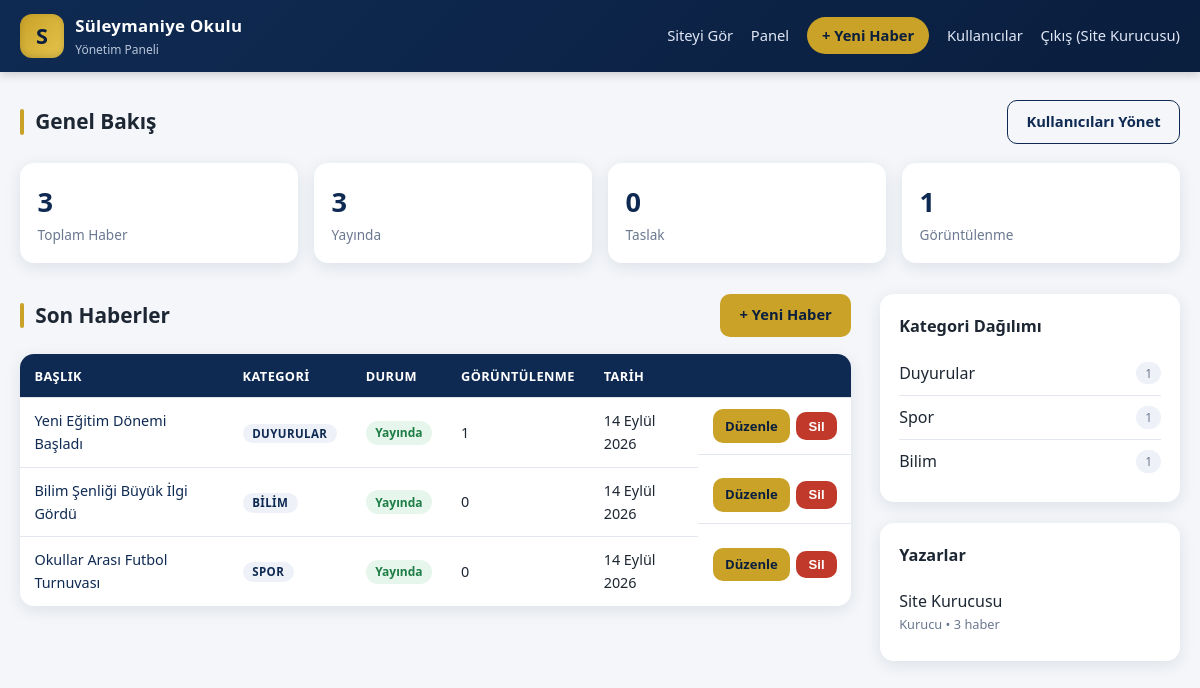
The page /admin (signed in) on the database its author committed.
### tables this page shows
CREATE TABLE articles (
                id INTEGER PRIMARY KEY AUTOINCREMENT,
                title TEXT NOT NULL,
                category TEXT DEFAULT 'duyurular',
                summary TEXT DEFAULT '',
                content TEXT NOT NULL,
                image TEXT DEFAULT '',
                author_id INTEGER NOT NULL,
                author_name TEXT DEFAULT '',
                views INTEGER NOT NULL DEFAULT 0,
                status TEXT NOT NULL DEFAULT 'published',
                created_at TEXT NOT NULL,
                updated_at TEXT NOT NULL
            );

CREATE TABLE users (
                id INTEGER PRIMARY KEY AUTOINCREMENT,
                username TEXT NOT NULL UNIQUE,
                password_hash TEXT NOT NULL,
                role TEXT NOT NULL DEFAULT 'yetkili',
                full_name TEXT DEFAULT '',
                created_at TEXT NOT NULL
            );

### app.py (the view)
@app.route("/admin")
@login_required
def admin_dashboard():
    user = current_user()
    with _lock:
        conn = _conn()
        total = conn.execute("SELECT COUNT(*) AS c FROM articles").fetchone()["c"]
        published = conn.execute("SELECT COUNT(*) AS c FROM articles WHERE status = 'published'").fetchone()["c"]
        drafts = conn.execute("SELECT COUNT(*) AS c FROM articles WHERE status = 'draft'").fetchone()["c"]
        views = conn.execute("SELECT COALESCE(SUM(views), 0) AS v FROM articles").fetchone()["v"]
        by_cat = []
        for slug in CATEGORIES:
            c = conn.execute("SELECT COUNT(*) AS c FROM articles WHERE category = ?", (slug,)).fetchone()["c"]
            if c:
                by_cat.append({"slug": slug, "name": CATEGORIES[slug], "count": c})
        user_articles = [
            dict(r)
            for r in conn.execute(
                "SELECT * FROM articles ORDER BY created_at DESC LIMIT 20"
            ).fetchall()
        ]
        users = [
            dict(r)
            for r in conn.execute(
                """SELECT u.id, u.username, u.role, u.full_name, u.created_at,
                          (SELECT COUNT(*) FROM articles a WHERE a.author_id = u.id) AS article_count
                   FROM users u ORDER BY u.role != 'kurucu', u.id""",
            ).fetchall()
        ]
        conn.close()
    return render_template(
        "admin/dashboard.html",
        user=user,
        stats={"total": total, "published": published, "drafts": drafts, "views": views},
        by_cat=by_cat,
        articles=user_articles,
        users=users,
    )

### app.py (called while the page is built)
def _conn():
    conn = sqlite3.connect(DB_PATH)
    conn.row_factory = sqlite3.Row
    return conn

def current_user():
    uid = session.get("user_id")
    if not uid:
        return None
    with _lock:
        conn = _conn()
        row = conn.execute(
            "SELECT id, username, role, full_name FROM users WHERE id = ?", (uid,)
        ).fetchone()
        conn.close()
    return dict(row) if row else None

def login_required(view):
    @functools.wraps(view)
    def wrapped(*args, **kwargs):
        if not session.get("user_id"):
            flash("Lütfen önce giriş yapın.", "warning")
            return redirect(url_for("admin_login", next=request.path))
        return view(*args, **kwargs)
    return wrapped

def category_totals():
    with _lock:
        conn = _conn()
        rows = conn.execute(
            "SELECT category, COUNT(*) AS c FROM articles WHERE status = 'published' GROUP BY category"
        ).fetchall()
        conn.close()
    totals = {slug: 0 for slug in CATEGORIES}
    for r in rows:
        totals[r["category"]] = r["c"]
    return totals

@app.template_filter("trdate")
def trdate_filter(value):
    try:
        d = datetime.fromisoformat(value)
    except (ValueError, TypeError):
        return value or ""
    return f"{d.day} {TR_MONTHS[d.month]} {d.year}"

@app.template_filter("catname")
def catname_filter(slug):
    return CATEGORIES.get(slug or "", "Genel")

@app.context_processor
def inject_globals():
    return {
        "categories": CATEGORIES,
        "category_totals": category_totals(),
        "now_year": datetime.now().year,
        "role_labels": ROLE_LABELS,
        "user": current_user(),
    }

### templates/admin/dashboard.html
{% extends "admin/base_admin.html" %}
{% block content %}
<div class="admin-title-row">
  <h2 class="section-title">Genel Bakış</h2>
  {% if user.role == 'kurucu' %}
    <a href="{{ url_for('users_page') }}" class="btn btn-outline">Kullanıcıları Yönet</a>
  {% endif %}
</div>
<div class="stat-grid">
  <div class="stat-box"><span class="stat-num">{{ stats.total }}</span><span class="stat-label">Toplam Haber</span></div>
  <div class="stat-box"><span class="stat-num">{{ stats.published }}</span><span class="stat-label">Yayında</span></div>
  <div class="stat-box"><span class="stat-num">{{ stats.drafts }}</span><span class="stat-label">Taslak</span></div>
  <div class="stat-box"><span class="stat-num">{{ stats.views }}</span><span class="stat-label">Görüntülenme</span></div>
</div>
<div class="layout">
  <div class="content-col">
    <div class="section-head">
      <h3 class="section-title">Son Haberler</h3>
      <a href="{{ url_for('article_new') }}" class="btn">+ Yeni Haber</a>
    </div>
    {% if articles %}
      <table class="table">
        <thead>
          <tr><th>Başlık</th><th>Kategori</th><th>Durum</th><th>Görüntülenme</th><th>Tarih</th><th></th></tr>
        </thead>
        <tbody>
          {% for a in articles %}
            <tr>
              <td><a href="{{ url_for('article_detail', article_id=a.id) }}" target="_blank">{{ a.title }}</a></td>
              <td><span class="tag">{{ a.category | catname }}</span></td>
              <td>
                {% if a.status == 'published' %}<span class="pill pill-ok">Yayında</span>
                {% else %}<span class="pill pill-warn">Taslak</span>{% endif %}
              </td>
              <td>{{ a.views }}</td>
              <td>{{ a.created_at | trdate }}</td>
              <td class="row-actions">
                <a href="{{ url_for('article_edit', article_id=a.id) }}" class="btn btn-sm">Düzenle</a>
                <form action="{{ url_for('article_delete', article_id=a.id) }}" method="post" onsubmit="return confirm('Bu haberi silmek istediğinize emin misiniz?');">
                  <button class="btn btn-sm btn-danger">Sil</button>
                </form>
              </td>
            </tr>
          {% endfor %}
        </tbody>
      </table>
    {% else %}
      <div class="empty-box"><p>Henüz haber yok.</p></div>
    {% endif %}
  </div>
  <aside class="sidebar">
    <div class="side-box">
      <h3>Kategori Dağılımı</h3>
      <ul class="cat-list">
        {% for item in by_cat %}
          <li><a href="{{ url_for('category_page', slug=item.slug) }}">{{ item.name }} <span class="count">{{ item.count }}</span></a></li>
        {% endfor %}
      </ul>
    </div>
    {% if user.role == 'kurucu' and users %}
      <div class="side-box">
        <h3>Yazarlar</h3>
        <ul class="mini-list">
          {% for u in users %}
            <li>{{ u.full_name or u.username }}
              <span class="meta">{{ role_labels.get(u.role, u.role) }} • {{ u.article_count }} haber</span>
            </li>
          {% endfor %}
        </ul>
      </div>
    {% endif %}
  </aside>
</div>
{% endblock %}

### static/style.css (style rules this page uses)
:root { --navy: #0f2a52; --navy-dark: #0a1e3e; --gold: #c9a227; --gold-light: #e6c44d; --bg: #f4f6f9; --card: #ffffff; --text: #1d2733; --muted: #6b7890; --line: #e2e7ee; --danger: #c0392b; --ok: #1e7d46; --radius: 14px; --shadow: 0 4px 16px rgba(15, 42, 82, 0.10); }
* { box-sizing: border-box; }
html, body { margin: 0; padding: 0; }
body { font-family: "Segoe UI", Tahoma, Arial, sans-serif; background: var(--bg); color: var(--text); line-height: 1.6; display: flex; min-height: 100vh; flex-direction: column; }
a { color: var(--navy); text-decoration: none; }
.btn { display: inline-block; background: var(--gold); color: var(--navy-dark); border: 1px solid transparent; padding: 0.55rem 1.15rem; border-radius: 10px; font-weight: 600; font-size: 0.92rem; cursor: pointer; transition: transform .12s, background .15s; }
.btn-outline { background: transparent; border-color: var(--navy); color: var(--navy); }
.btn-sm { padding: 0.32rem 0.7rem; font-size: 0.82rem; }
.btn-danger { background: var(--danger); color: #fff; }
.layout { display: grid; grid-template-columns: 1fr 300px; gap: 1.8rem; }
.section-head { display: flex; align-items: center; justify-content: space-between; gap: 1rem; flex-wrap: wrap; margin-bottom: 1.1rem; }
.section-title { margin: 0; font-size: 1.3rem; position: relative; padding-left: 0.95rem; }
.section-title::before { content: ""; position: absolute; left: 0; top: 4px; bottom: 4px; width: 4px; border-radius: 2px; background: var(--gold); }
.tag { align-self: flex-start; background: #eef1f8; color: var(--navy); font-size: 0.72rem; font-weight: 600; padding: 0.15rem 0.6rem; border-radius: 999px; text-transform: uppercase; letter-spacing: 0.4px; }
.meta { color: var(--muted); font-size: 0.8rem; }
.side-box { background: var(--card); border-radius: var(--radius); box-shadow: var(--shadow); padding: 1.2rem; margin-bottom: 1.3rem; }
.side-box h3 { margin: 0 0 0.8rem; font-size: 1.02rem; }
.cat-list, .mini-list { list-style: none; margin: 0; padding: 0; }
.cat-list li { border-bottom: 1px solid var(--line); }
.cat-list li:last-child { border-bottom: 0; }
.cat-list a { display: flex; justify-content: space-between; align-items: center; padding: 0.55rem 0; color: var(--text); }
.count { background: #eef1f8; color: var(--muted); border-radius: 999px; font-size: 0.75rem; padding: 0.1rem 0.55rem; }
.mini-list li { padding: 0.45rem 0; border-bottom: 1px solid var(--line); }
.mini-list li:last-child { border-bottom: 0; }
.mini-list .meta { display: block; }
.admin-title-row { display: flex; align-items: center; justify-content: space-between; margin-bottom: 1.2rem; gap: 1rem; flex-wrap: wrap; }
.stat-grid { display: grid; grid-template-columns: repeat(4, 1fr); gap: 1rem; margin-bottom: 1.9rem; }
.stat-box { background: var(--card); border-radius: var(--radius); box-shadow: var(--shadow); padding: 1.1rem; display: flex; flex-direction: column; }
.stat-num { font-size: 1.7rem; font-weight: 800; color: var(--navy); }
.stat-label { color: var(--muted); font-size: 0.85rem; }
.table { width: 100%; border-collapse: collapse; background: var(--card); border-radius: var(--radius); overflow: hidden; box-shadow: var(--shadow); }
.table th, .table td { text-align: left; padding: 0.7rem 0.9rem; font-size: 0.9rem; border-bottom: 1px solid var(--line); vertical-align: middle; }
.table th { background: var(--navy); color: #fff; font-size: 0.8rem; text-transform: uppercase; letter-spacing: 0.4px; }
.table tr:last-child td { border-bottom: 0; }
.row-actions { display: flex; gap: 0.4rem; align-items: center; justify-content: flex-end; }
.row-actions form { display: inline; }
.pill { display: inline-block; padding: 0.15rem 0.6rem; border-radius: 999px; font-size: 0.75rem; font-weight: 600; }
.pill-ok { background: #e6f6ec; color: var(--ok); }

### rows shown on the page
articles: title "Yeni Eğitim Dönemi Başladı", category|catname "DUYURULAR", status "Yayında", views "1", created_at|trdate "14 Eylül 2026"
articles: title "Bilim Şenliği Büyük İlgi Gördü", category|catname "BILIM", status "Yayında", views "0", created_at|trdate "14 Eylül 2026"
articles: title "Okullar Arası Futbol Turnuvası", category|catname "SPOR", status "Yayında", views "0", created_at|trdate "14 Eylül 2026"
users: full_name "Site Kurucusu", get "Kurucu", article_count "3"

### other values the page prints
{{ session.user_name }} "Site Kurucusu"
{{ stats.total }} "3"
{{ stats.published }} "3"
{{ stats.drafts }} "0"
{{ stats.views }} "1"
{{ item.name }} "Duyurular" "Spor" "Bilim"
{{ item.count }} "1" "1" "1"
